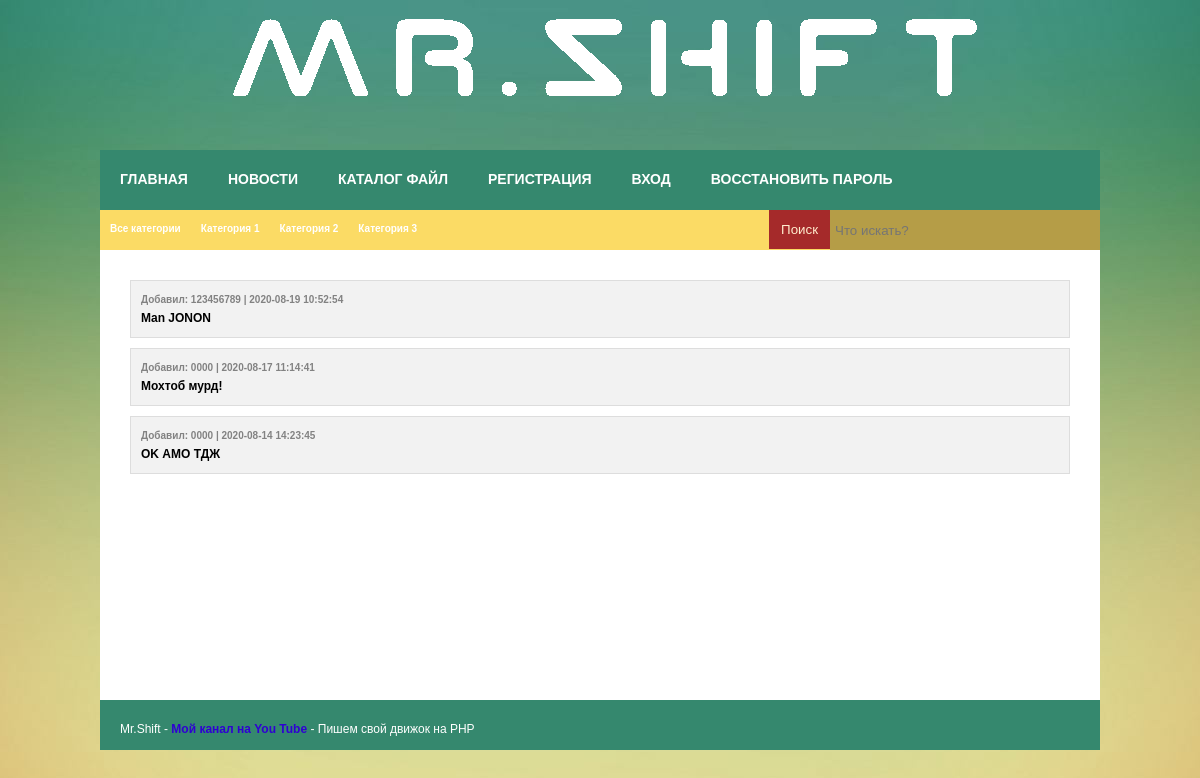
The page /news/category/id/1 on the database its author committed.
### tables this page shows
CREATE TABLE `news` (
  `id` int(11) NOT NULL,
  `name` tinytext NOT NULL,
  `cat` int(11) NOT NULL,
  `added` varchar(20) NOT NULL,
  `text` tinytext NOT NULL,
  `date` datetime NOT NULL,
  `active` int(11) NOT NULL DEFAULT '1',
  `rate` int(11) NOT NULL,
  `rateusers` mediumtext NOT NULL
);

### module/news/main.php (the view, shortened to what this page needs)
<body>
<div class="wrapper">
<div class="header"></div>
<div class="content">
<div class="CatHead">
<a href="/news"><div class="Cat">Все категории</div></a>
<a href="/news/category/id/1"><div class="Cat">Категория 1</div></a>
<a href="/news/category/id/2"><div class="Cat">Категория 2</div></a>
<a href="/news/category/id/3"><div class="Cat">Категория 3</div></a>
</div>
<div class="Page">
<?php
if (!$Module or $Module == 'main') {
if($_SESSION['USER_GROUP'] != 2) $Active = 'WHERE `active` = 1';
$Param1 = 'SELECT `id`, `name`, `added`, `date`, `active` FROM `news` '.$Active.' ORDER BY `id` DESC LIMIT 0, 5';
$Param2 = 'SELECT `id`, `name`, `added`, `date`, `active` FROM `news`  '.$Active.' ORDER BY `id` DESC LIMIT START, 5';
$Param3 = 'SELECT COUNT(`id`) FROM `news`';
$Param4 = '/news/main/page/';
} else if ($Module == 'category') {
if($_SESSION['USER_GROUP'] != 2) $Active = 'AND `active` = 1';
$Param1 = 'SELECT `id`, `name`, `added`, `date`, `active` FROM `news` WHERE `cat` = '.$Param['id'].'  '.$Active.' ORDER BY `id` DESC LIMIT 0, 5';
$Param2 = 'SELECT `id`, `name`, `added`, `date`, `active` FROM `news` WHERE `cat` = '.$Param['id'].'  '.$Active.' ORDER BY `id` DESC LIMIT START, 5';
}
if (!$Param['page']) {
$Result = mysqli_query($CONNECT, $Param1);
} else {
$Start = ($Param['page'] - 1) * 5;
$Result = mysqli_query($CONNECT, str_replace('START', $Start, $Param2));
}
while ($Row = mysqli_fetch_assoc($Result)) {
	echo '<a href="/news/material/id/'.$Row['id'].'"><div class="ChatBlock"><span>Добавил: '.$Row['added'].' | '.$Row['date'].'</span>'.$Row['name'].'</div></a>';
}
?>
</div>
</div>
</div>
</body>
</html>

### resource/style.css (style rules this page uses)
* { margin: 0; padding: 0 }
body { color:#666;font: 12px/18px Arial, sans-serif; width: 100%; background: url(/resource/img/bg.jpg) top center no-repeat }
a { color: #666; font-weight: bold; text-decoration:none }
.wrapper { width: 1000px; margin: 0 auto }
.header { width: 1000px; height: 150px; background: url(/resource/img/logo.png) }
.content { width: 1000px; min-height: 550px; background: hsla(0, 0%, 100%, 1) }
.CatHead { width: 1000px; height: 40px; background: #fbdb65 }
.Cat { float:left; display: inline-block; height: 10px; background: #fbdb65; padding: 10px; color: #fff; font-size: 10px }
.Page { padding: 20px }
.ChatBlock { border: 1px solid #dddddd; background: #f2f2f2; padding: 10px; color: #000000; margin: 10px }
.ChatBlock span { color: #828282; font-size: 10px; display: block }
a { color: #2f01d3; }

### rows shown on the page
news: added "123456789", date "2020-08-19 10:52:54", name "Man JONON"
news: added "0000", date "2020-08-17 11:14:41", name "Мохтоб мурд!"
news: added "0000", date "2020-08-14 14:23:45", name "OK АМО ТДЖ"
